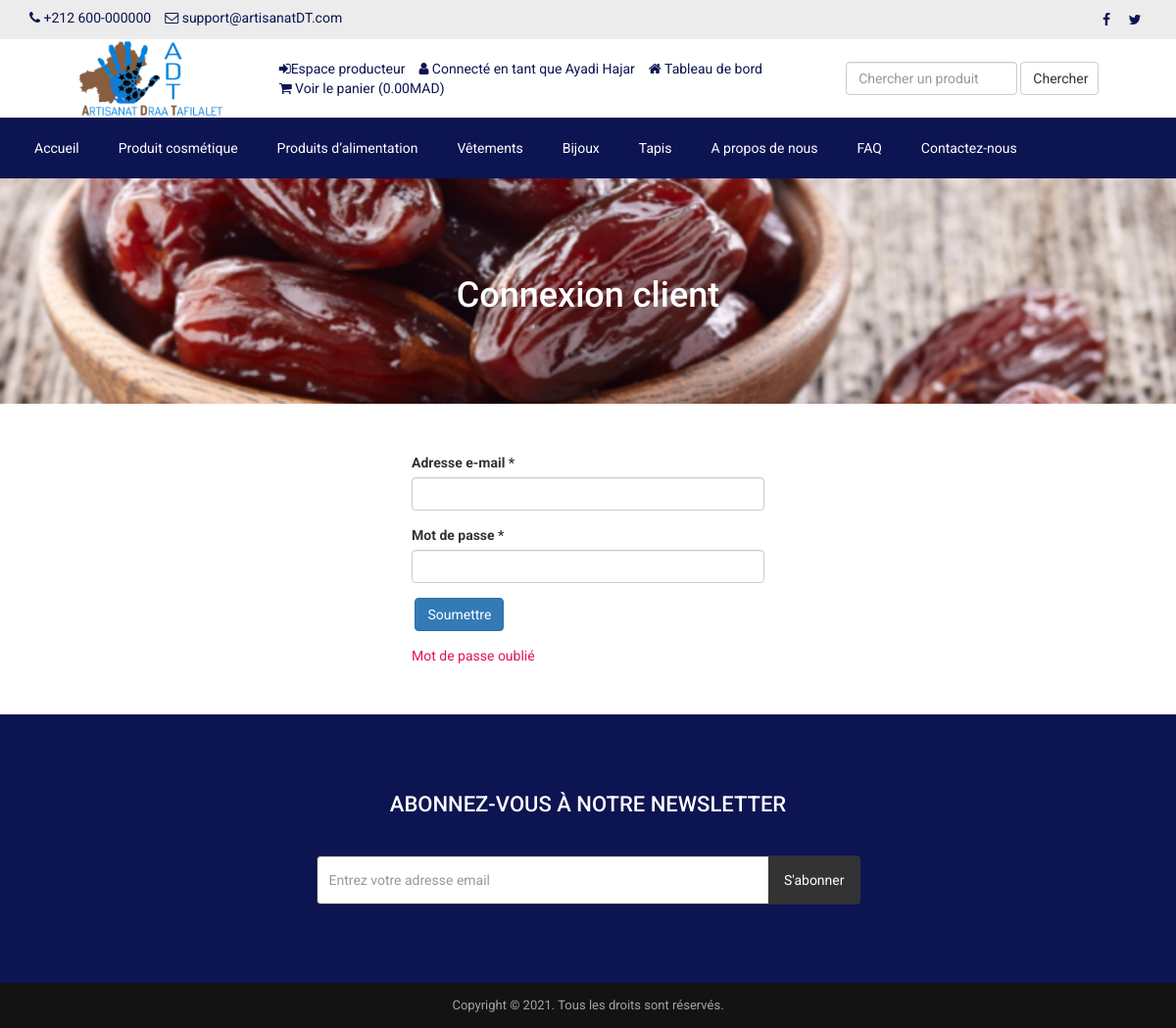
The page /login.php (signed in) on the database its author committed.
### tables this page shows
CREATE TABLE IF NOT EXISTS `tbl_settings` (
  `id` int NOT NULL AUTO_INCREMENT,
  `logo` varchar(255) NOT NULL,
  `favicon` varchar(255) NOT NULL,
  `footer_about` text NOT NULL,
  `footer_copyright` text NOT NULL,
  `contact_address` text NOT NULL,
  `contact_email` varchar(255) NOT NULL,
  `contact_phone` varchar(255) NOT NULL,
  `contact_fax` varchar(255) NOT NULL,
  `contact_map_iframe` text NOT NULL,
  `receive_email` varchar(255) NOT NULL,
  `receive_email_subject` varchar(255) NOT NULL,
  `receive_email_thank_you_message` text NOT NULL,
  `forget_password_message` text NOT NULL,
  `total_recent_post_footer` int NOT NULL,
  `total_popular_post_footer` int NOT NULL,
  `total_recent_post_sidebar` int NOT NULL,
  `total_popular_post_sidebar` int NOT NULL,
  `total_featured_product_home` int NOT NULL,
  `total_latest_product_home` int NOT NULL,
  `total_popular_product_home` int NOT NULL,
  `meta_title_home` text NOT NULL,
  `meta_keyword_home` text NOT NULL,
  `meta_description_home` text NOT NULL,
  `banner_login` varchar(255) NOT NULL,
  `banner_registration` varchar(255) NOT NULL,
  `banner_forget_password` varchar(255) NOT NULL,
  `banner_reset_password` varchar(255) NOT NULL,
  `banner_search` varchar(255) NOT NULL,
  `banner_cart` varchar(255) NOT NULL,
  `banner_checkout` varchar(255) NOT NULL,
  `banner_product_category` varchar(255) NOT NULL,
  `banner_blog` varchar(255) NOT NULL,
  `cta_title` varchar(255) NOT NULL,
  `cta_content` text NOT NULL,
  `cta_read_more_text` varchar(255) NOT NULL,
  `cta_read_more_url` varchar(255) NOT NULL,
  `cta_photo` varchar(255) NOT NULL,
  `featured_product_title` varchar(255) NOT NULL,
  `featured_product_subtitle` varchar(255) NOT NULL,
  `latest_product_title` varchar(255) NOT NULL,
  `latest_product_subtitle` varchar(255) NOT NULL,
  `popular_product_title` varchar(255) NOT NULL,
  `popular_product_subtitle` varchar(255) NOT NULL,
  `testimonial_title` varchar(255) NOT NULL,
  `testimonial_subtitle` varchar(255) NOT NULL,
  `testimonial_photo` varchar(255) NOT NULL,
  `blog_title` varchar(255) NOT NULL,
  `blog_subtitle` varchar(255) NOT NULL,
  `newsletter_text` text NOT NULL,
  `paypal_email` varchar(255) NOT NULL,
  `stripe_public_key` varchar(255) NOT NULL,
  `stripe_secret_key` varchar(255) NOT NULL,
  `bank_detail` text NOT NULL,
  `before_head` text NOT NULL,
  `after_body` text NOT NULL,
  `before_body` text NOT NULL,
  `home_service_on_off` int NOT NULL,
  `home_welcome_on_off` int NOT NULL,
  `home_featured_product_on_off` int NOT NULL,
  `home_latest_product_on_off` int NOT NULL,
  `home_popular_product_on_off` int NOT NULL,
  `home_testimonial_on_off` int NOT NULL,
  `home_blog_on_off` int NOT NULL,
  `newsletter_on_off` int NOT NULL,
  `ads_above_welcome_on_off` int NOT NULL,
  `ads_above_featured_product_on_off` int NOT NULL,
  `ads_above_latest_product_on_off` int NOT NULL,
  `ads_above_popular_product_on_off` int NOT NULL,
  `ads_above_testimonial_on_off` int NOT NULL,
  `ads_category_sidebar_on_off` int NOT NULL,
  PRIMARY KEY (`id`)
);

CREATE TABLE IF NOT EXISTS `tbl_social` (
  `social_id` int NOT NULL AUTO_INCREMENT,
  `social_name` varchar(30) NOT NULL,
  `social_url` varchar(255) NOT NULL,
  `social_icon` varchar(30) NOT NULL,
  PRIMARY KEY (`social_id`)
);

CREATE TABLE IF NOT EXISTS `tbl_top_category` (
  `tcat_id` int NOT NULL AUTO_INCREMENT,
  `tcat_name` varchar(255) NOT NULL,
  `show_on_menu` int NOT NULL,
  PRIMARY KEY (`tcat_id`)
);

CREATE TABLE IF NOT EXISTS `tbl_page` (
  `id` int NOT NULL AUTO_INCREMENT,
  `about_title` varchar(255) NOT NULL,
  `about_content` text NOT NULL,
  `about_banner` varchar(255) NOT NULL,
  `about_meta_title` varchar(255) NOT NULL,
  `about_meta_keyword` text NOT NULL,
  `about_meta_description` text NOT NULL,
  `faq_title` varchar(255) NOT NULL,
  `faq_banner` varchar(255) NOT NULL,
  `faq_meta_title` varchar(255) NOT NULL,
  `faq_meta_keyword` text NOT NULL,
  `faq_meta_description` text NOT NULL,
  `blog_title` varchar(255) NOT NULL,
  `blog_banner` varchar(255) NOT NULL,
  `blog_meta_title` varchar(255) NOT NULL,
  `blog_meta_keyword` text NOT NULL,
  `blog_meta_description` text NOT NULL,
  `contact_title` varchar(255) NOT NULL,
  `contact_banner` varchar(255) NOT NULL,
  `contact_meta_title` varchar(255) NOT NULL,
  `contact_meta_keyword` text NOT NULL,
  `contact_meta_description` text NOT NULL,
  `pgallery_title` varchar(255) NOT NULL,
  `pgallery_banner` varchar(255) NOT NULL,
  `pgallery_meta_title` varchar(255) NOT NULL,
  `pgallery_meta_keyword` text NOT NULL,
  `pgallery_meta_description` text NOT NULL,
  `vgallery_title` varchar(255) NOT NULL,
  `vgallery_banner` varchar(255) NOT NULL,
  `vgallery_meta_title` varchar(255) NOT NULL,
  `vgallery_meta_keyword` text NOT NULL,
  `vgallery_meta_description` text NOT NULL,
  PRIMARY KEY (`id`)
);

### login.php (the view, shortened to what this page needs)
<?php require_once('header.php'); ?>
<?php
$statement = $pdo->prepare("SELECT * FROM tbl_settings WHERE id=1");
$statement->execute();
$result = $statement->fetchAll(PDO::FETCH_ASSOC);
foreach ($result as $row) {
    $banner_login = $row['banner_login'];
}
?>
<div class="page-banner" style="background-color:#444;background-image: url(assets/uploads/<?php echo $banner_login; ?>);">
    <div class="inner">
        <h1><?php echo LANG_VALUE_10; ?></h1>
    </div>
</div>
<div class="page">
    <div class="container">
        <div class="row">
            <div class="col-md-12">
                <div class="user-content">
                    <form action="" method="post">
                        <div class="row">
                            <div class="col-md-4"></div>
                            <div class="col-md-4">
                                <div class="form-group">
                                    <label for=""><?php echo LANG_VALUE_94; ?> *</label>
                                    <input type="email" class="form-control" name="cust_email">
                                </div>
                                <div class="form-group">
                                    <label for=""><?php echo LANG_VALUE_96; ?> *</label>
                                    <input type="password" class="form-control" name="cust_password">
                                </div>
                                <div class="form-group">
                                    <input type="submit" class="btn btn-primary" value="<?php echo LANG_VALUE_4; ?>" name="form1">
                                </div>
                                <a href="forget-password.php" style="color:#e4144d;"><?php echo LANG_VALUE_97; ?></a>
                            </div>
                        </div>
                    </form>
                </div>
            </div>
        </div>
    </div>
</div>
<?php require_once('footer.php'); ?>

### header.php (shortened to what this page needs)
<?php
include("admin/inc/config.php");
$statement = $pdo->prepare("SELECT * FROM tbl_settings WHERE id=1");
$statement->execute();
$result = $statement->fetchAll(PDO::FETCH_ASSOC);
foreach ($result as $row)
{
	$logo = $row['logo'];
	$contact_email = $row['contact_email'];
	$contact_phone = $row['contact_phone'];
}
?>
<!DOCTYPE html>
<html lang="en">
<head>
	<link rel="stylesheet" href="assets/css/bootstrap.min.css">
	<link rel="stylesheet" href="assets/css/font-awesome.min.css">
	<link rel="stylesheet" href="assets/css/owl.carousel.min.css">
	<link rel="stylesheet" href="assets/css/owl.theme.default.min.css">
	<link rel="stylesheet" href="assets/css/jquery.bxslider.min.css">
    <link rel="stylesheet" href="assets/css/magnific-popup.css">
    <link rel="stylesheet" href="assets/css/rating.css">
	<link rel="stylesheet" href="assets/css/spacing.css">
	<link rel="stylesheet" href="assets/css/bootstrap-touch-slider.css">
	<link rel="stylesheet" href="assets/css/animate.min.css">
	<link rel="stylesheet" href="assets/css/tree-menu.css">
	<link rel="stylesheet" href="assets/css/select2.min.css">
	<link rel="stylesheet" href="assets/css/main.css">
	<link rel="stylesheet" href="assets/css/responsive.css">
	<?php
	$statement = $pdo->prepare("SELECT * FROM tbl_page WHERE id=1");
	$statement->execute();
	$result = $statement->fetchAll(PDO::FETCH_ASSOC);
		?>
</head>
<body>
<div class="top">
	<div class="container">
		<div class="row">
			<div class="col-md-6 col-sm-6 col-xs-12">
				<div class="left">
					<ul>
						<li><i class="fa fa-phone"></i> <?php echo $contact_phone; ?></li>
						<li><i class="fa fa-envelope-o"></i> <?php echo $contact_email; ?></li>
					</ul>
				</div>
			</div>
			<div class="col-md-6 col-sm-6 col-xs-12">
				<div class="right">
					<ul>
						<?php
						$statement = $pdo->prepare("SELECT * FROM tbl_social");
						$statement->execute();
						$result = $statement->fetchAll(PDO::FETCH_ASSOC);
						foreach ($result as $row) {
							?>
							<?php if($row['social_url'] != ''): ?>
							<li><a href="<?php echo $row['social_url']; ?>"><i class="<?php echo $row['social_icon']; ?>"></i></a></li>
							<?php endif; ?>
							<?php
						}
						?>
					</ul>
				</div>
			</div>
		</div>
	</div>
</div>
<div class="header">
	<div class="container">
		<div class="row inner">
			<div class="col-md-2 logo">
				<a href="index.php"><img src="assets/uploads/<?php echo $logo; ?>" alt="logo image"></a>
			</div>
			<div class="col-md-6 right">
				<ul>
					<?php
					echo "<li><a href=\"producteur/login.php\"><i class=\"fa fa-sign-in\"></i>Espace producteur</a></li>";
					if(isset($_SESSION['customer'])) {
						?>
						<li><i class="fa fa-user"></i> <?php echo LANG_VALUE_13; ?> <?php echo $_SESSION['customer']['cust_name']; ?></li>
						<li><a href="dashboard.php"><i class="fa fa-home"></i> <?php echo LANG_VALUE_89; ?></a></li>
						<?php
					} else {
						?>
						<li><a href="login.php"><i class="fa fa-sign-in"></i> <?php echo LANG_VALUE_9; ?></a></li>
						<li><a href="registration.php"><i class="fa fa-user-plus"></i> <?php echo LANG_VALUE_15; ?></a></li>
						<?php
					}
					?>
					<li><a href="cart.php"><i class="fa fa-shopping-cart"></i> <?php echo LANG_VALUE_19; ?> (<?php
					if(isset($_SESSION['cart_p_id'])) {
						$table_total_price = 0;
						$i=0;
	                    foreach($_SESSION['cart_p_qty'] as $key => $value)
	                    {
	                        $i++;
	                        $arr_cart_p_qty[$i] = $value;
	                    }                    $i=0;
	                    foreach($_SESSION['cart_p_current_price'] as $key => $value)
	                    {
	                        $i++;
	                        $arr_cart_p_current_price[$i] = $value;
	                    }
	                    for($i=1;$i<=count($arr_cart_p_qty);$i++) {
	                    	$row_total_price = $arr_cart_p_current_price[$i]*$arr_cart_p_qty[$i];
	                        $table_total_price = $table_total_price + $row_total_price;
	                    }
						echo $table_total_price;
					} else {
						echo '0.00';
					}
					?><?php echo LANG_VALUE_1; ?>)</a></li>
				</ul>
			</div>
			<div class="col-md-3 search-area">
				<form class="navbar-form navbar-left" role="search" action="search-result.php" method="get">
					<div class="form-group">
						<input type="text" class="form-control search-top" placeholder="<?php echo LANG_VALUE_2; ?>" name="search_text">
					</div>
					<button type="submit" class="btn btn-default"><?php echo LANG_VALUE_3; ?></button>
				</form>
			</div>
		</div>
	</div>
</div>
<div class="nav">
	<div class="container">
		<div class="row">
			<div class="col-md-12 pl_0 pr_0">
				<div class="menu-container">
					<div class="menu">
						<ul>
							<li><a href="index.php">Accueil</a></li>
							<?php
							$statement = $pdo->prepare("SELECT * FROM tbl_top_category WHERE show_on_menu=1");
							$statement->execute();
							$result = $statement->fetchAll(PDO::FETCH_ASSOC);
							foreach ($result as $row) {
								?>
								<li><a href="product-category.php?id=<?php echo $row['tcat_id']; ?>&type=top-category"><?php echo $row['tcat_name']; ?></a>
								</li>
								<?php
							}
							?>
							<?php
							$statement = $pdo->prepare("SELECT * FROM tbl_page WHERE id=1");
							$statement->execute();
							$result = $statement->fetchAll(PDO::FETCH_ASSOC);
							foreach ($result as $row) {
								$about_title = $row['about_title'];
								$faq_title = $row['faq_title'];
								$contact_title = $row['contact_title'];
							}
							?>
							<li><a href="about.php"><?php echo $about_title; ?></a></li>
							<li><a href="faq.php"><?php echo $faq_title; ?></a></li>
							<li><a href="contact.php"><?php echo $contact_title; ?></a></li>
						</ul>
					</div>
				</div>
			</div>
		</div>
	</div>
</div>

### footer.php (shortened to what this page needs)
<?php
$statement = $pdo->prepare("SELECT * FROM tbl_settings WHERE id=1");
$statement->execute();
$result = $statement->fetchAll(PDO::FETCH_ASSOC);
foreach ($result as $row)
{
	$footer_copyright = $row['footer_copyright'];
    $newsletter_on_off = $row['newsletter_on_off'];
}
?>
<?php if($newsletter_on_off == 1): ?>
<section class="home-newsletter">
	<div class="container">
		<div class="row">
			<div class="col-md-6 col-md-offset-3">
				<div class="single">
				<form action="" method="post">
					<h2><?php echo LANG_VALUE_93; ?></h2>
					<div class="input-group">
			        	<input type="email" class="form-control" placeholder="<?php echo LANG_VALUE_95; ?>" name="email_subscribe">
			         	<span class="input-group-btn">
			         	<button class="btn btn-theme" type="submit" name="form_subscribe"><?php echo LANG_VALUE_92; ?></button>
			         	</span>
			        </div>
				</div>
			</div>
		</div>
	</div>
</section>
<?php endif; ?>
<div class="footer-bottom">
	<div class="container">
		<div class="row">
			<div class="col-md-12 copyright">
				<?php echo $footer_copyright; ?>
			</div>
		</div>
	</div>
</div>
</body>
</html>

### rows shown on the page
tbl_settings: contact_phone "+212 600-000000", contact_email "support@artisanatDT.com", logo (picture), banner_login (picture), footer_copyright "Copyright © 2021. Tous les droits sont réservés."
tbl_top_category: tcat_name "Produit cosmétique"
tbl_top_category: tcat_name "Produits d’alimentation"
tbl_top_category: tcat_name "Vêtements"
tbl_top_category: tcat_name "Bijoux"
tbl_top_category: tcat_name "Tapis"
tbl_page: about_title "A propos de nous", faq_title "FAQ", contact_title "Contactez-nous"

### other values the page prints
LANG_VALUE_13 "Connecté en tant que"
$_SESSION['customer']['cust_name'] "Ayadi Hajar"
LANG_VALUE_89 "Tableau de bord"
LANG_VALUE_19 "Voir le panier"
LANG_VALUE_1 "MAD"
LANG_VALUE_3 "Chercher"
LANG_VALUE_10 "Connexion client"
LANG_VALUE_94 "Adresse e-mail"
LANG_VALUE_96 "Mot de passe"
LANG_VALUE_97 "Mot de passe oublié"
LANG_VALUE_93 "ABONNEZ-VOUS À NOTRE NEWSLETTER"
LANG_VALUE_92 "S'abonner"
